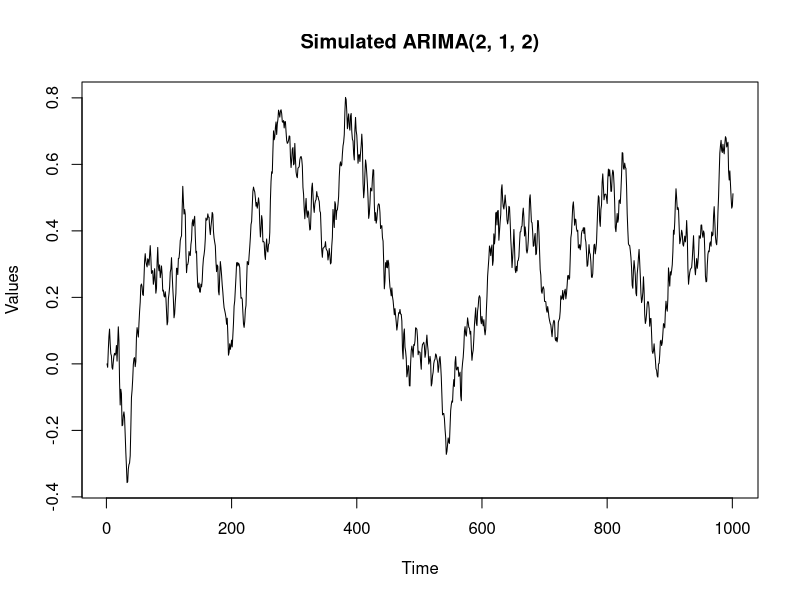
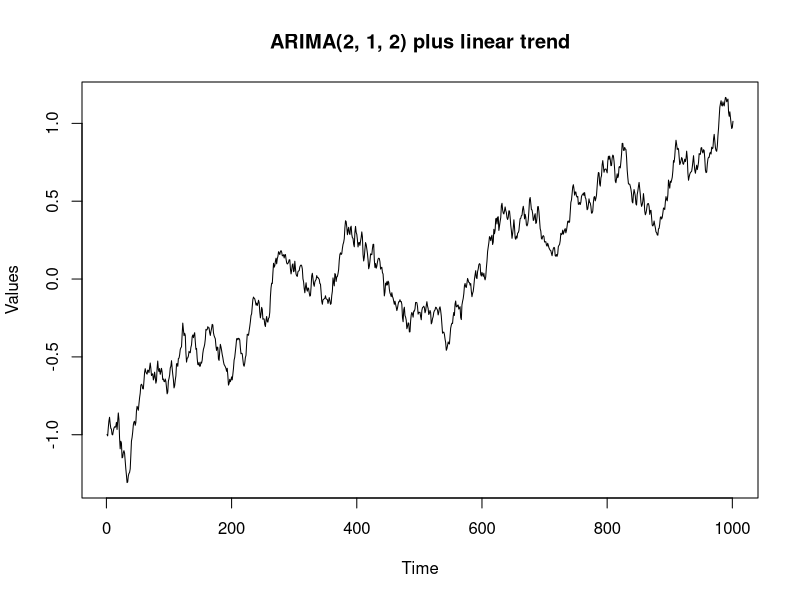
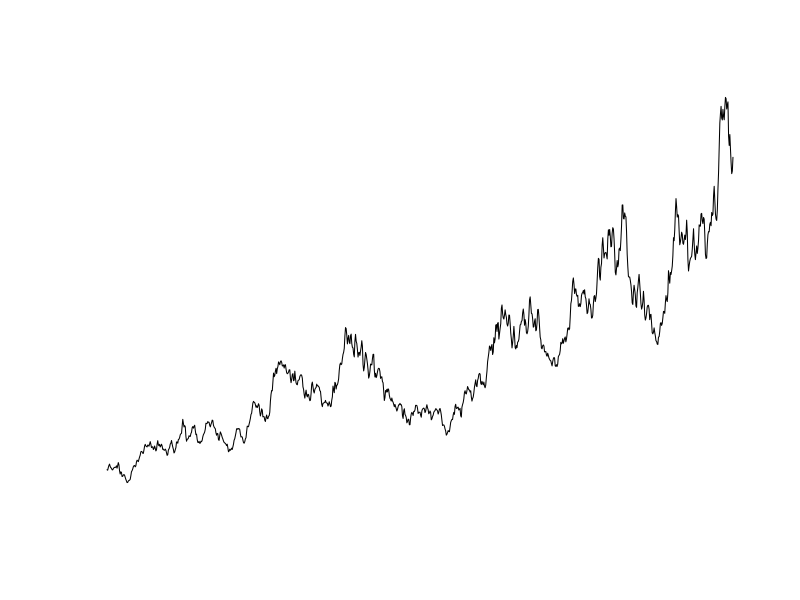

Generate these figures, in order, with R: (Note: this script raises an error after producing the figures.)
## ---- chunk 1
n_size <- 1000
p <- 2
d <- 1
q <- 2
phi_1 <- .2
phi_2 <- -.15
theta_1 <- .3
theta_2 <- -.1
noise_sd <- 0.03

title <- paste0('ARIMA(', p, ', ', d, ', ', q, ')')
                  
set.seed(111)  

sim <- arima.sim(list(order = c (p,d,q), ar = c(phi_1, phi_2), ma = c(theta_1, theta_2)),
                 n = n_size, sd= noise_sd)

plot(sim, xlab = 'Time', ylab = 'Values', main = paste('Simulated', title))
## ---- chunk 2
b0 = -1
b1 = 0.0015
sim_trend <- sim + (b0 + b1 * time(sim))
plot(sim_trend, xlab = 'Time', ylab = 'Values',
     main = paste(title, 'plus linear trend'))
## ---- chunk 3
sim_exp <- exp(sim_trend)
plot(sim_exp, xlab = 'Time', ylab = 'Values', 
     main = paste('exponential function of', arima_title, 'with trend'))
## ---- chunk 4
ratio <- 0.9
n_size <- length(sim)
train_nsize <- round(n_size * ratio)
# When we take an index slice, it loses ts status.
# We recover it.
train_sim <- ts(sim_exp[1:train_nsize])
cat('Training sample size:', length(train_sim), '\n')
#Same for test
test_sim <- ts(sim_exp[(train_nsize + 1):n_size],
               start = train_nsize + 1 )
cat('Test sample size:', length(test_sim), '\n')
## ---- chunk 5
train_simlog <- log(train_sim)
plot(train_simlog, ylab = 'Values', main = 'Log of training sample', type = 'l')
## ---- chunk 6
lm_trend <- lm(train_simlog ~ time(train_simlog))
coef(lm_trend)

trend_par = lm_trend$fitted.values

plot(trend_par, type = 'l', ylab = "Estimated Trend Parameters", main = 'Estimates extracted form training sample')
## ---- chunk 7
train_detrend <- train_simlog - trend_par
## ---- chunk 8
plot(sim[1:train_nsize], xlab = 'Time', ylab = 'Values', type = 'l',
     main = 'Simulated vs Log and Detrended training sample',
     ylim = c(min(train_detrend,sim), max(train_detrend, sim)))
lines(train_detrend, col = 'red')
legend('topright', legend = c('Simulated', 'Detrended'), col = c('black', 'red'), lty = 1)
## ---- chunk 9
fit_model <- arima(train_detrend, order = c(p, d, q))
## ---- chunk 10
fit_model
cat("\nTrue coefficients are phi_1:", phi_1, "phi_2:", phi_2, "theta_1:", theta_1, "theta_2", theta_2, "\n")
## ---- chunk 11
forecast_mdl <- predict(fit_model, n.ahead = 101)
## ---- chunk 12
forecastmdl_trend <- forecast_mdl$pred + (lm_trend$coefficients[1] + lm_trend$coefficients[2] * time(forecast_mdl$pred))
## ---- chunk 13
forecastmdl_exp <- exp(forecastmdl_trend)
## ---- chunk 14
forecast_se_exp <- exp(forecast_mdl$se)
upper <- forecastmdl_exp + forecast_se_exp
lower <- forecastmdl_exp - forecast_se_exp

plot(test_sim, type = 'l', 
     main = 'Test time-series vs forecasted with trend, exponent and history',
     ylab = 'Values', xlab = 'Time', xlim = c(890, 1001),
     ylim = c(min(test_sim, forecastmdl_exp, lower),
              max(test_sim, forecastmdl_exp, upper)))
lines(forecastmdl_exp, col = 'red')
lines(ts(sim_exp[890:902],start = 890), col = 'blue')
lines(upper, lty = 2, lwd =2, col = 'springgreen4')
lines(lower, lty = 2, lwd =2, col = 'springgreen4')
abline(v = 902, col = 'darkgreen')
legend('topleft',
       legend = c('real test', 'predicted', 'where forecast starts',
                  'past 10 values', 'confidence interval'),
       col = c('black', 'red', 'darkgreen', 'blue', 'springgreen4'),
       lty = c(rep(1,4),2),cex = .7)
## ---- chunk 15
plot(sim_exp, type = 'l',
     main = 'Whole simulated time-series vs predicted with trend and exponent',
     ylab = 'Values', xlab = 'Time')
lines(forecastmdl_exp, col = 'red')
legend('topleft', legend = c('simulated', 'predicted'), col = c('black', 'red'),
       lty = 1, cex = 1)
## ---- chunk 16
acf(test_sim, main = 'ACF of test time-series')
acf(forecastmdl_exp, main = 'ACF of forecast')

ccf(test_sim, forecastmdl_exp, main = 'CCF of test time-series and forecast')
## ---- chunk 17
forecast_res <- test_sim - forecast_exp

plot(forecast_res, type = 'p', ylab = 'Residuals',
     main = 'Residuals plot for forecast')
lines(lowess(forecast_res), col = 'red')
abline(h = 0, lty = 3)

acf(forecast_res, main = 'ACF of residuals')
## ---- chunk 18
mse <- sum(forecast_res^2) / length(forecast_res)
cat("MSE:", mse, "\n")
cat("Variance of residuals:", var(forecast_res), "\n")
cat("Sum of residuals:", sum(forecast_res), "\n")
